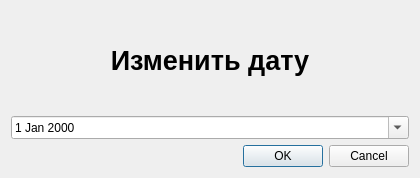
<?xml version="1.0" encoding="UTF-8"?>
<ui version="4.0">
 <class>Dialog</class>
 <widget class="QDialog" name="Dialog">
  <property name="geometry">
   <rect>
    <x>0</x>
    <y>0</y>
    <width>420</width>
    <height>178</height>
   </rect>
  </property>
  <property name="windowTitle">
   <string>Dialog</string>
  </property>
  <layout class="QVBoxLayout" name="verticalLayout">
   <item>
    <widget class="QLabel" name="label">
     <property name="font">
      <font>
       <pointsize>20</pointsize>
       <bold>true</bold>
      </font>
     </property>
     <property name="text">
      <string>Изменить дату</string>
     </property>
     <property name="alignment">
      <set>Qt::AlignmentFlag::AlignCenter</set>
     </property>
    </widget>
   </item>
   <item>
    <widget class="QDateEdit" name="dateEdit">
     <property name="calendarPopup">
      <bool>true</bool>
     </property>
    </widget>
   </item>
   <item>
    <widget class="QDialogButtonBox" name="buttonBox">
     <property name="orientation">
      <enum>Qt::Orientation::Horizontal</enum>
     </property>
     <property name="standardButtons">
      <set>QDialogButtonBox::StandardButton::Cancel|QDialogButtonBox::StandardButton::Ok</set>
     </property>
    </widget>
   </item>
  </layout>
 </widget>
 <resources/>
 <connections>
  <connection>
   <sender>buttonBox</sender>
   <signal>accepted()</signal>
   <receiver>Dialog</receiver>
   <slot>accept()</slot>
   <hints>
    <hint type="sourcelabel">
     <x>248</x>
     <y>254</y>
    </hint>
    <hint type="destinationlabel">
     <x>157</x>
     <y>274</y>
    </hint>
   </hints>
  </connection>
  <connection>
   <sender>buttonBox</sender>
   <signal>rejected()</signal>
   <receiver>Dialog</receiver>
   <slot>reject()</slot>
   <hints>
    <hint type="sourcelabel">
     <x>316</x>
     <y>260</y>
    </hint>
    <hint type="destinationlabel">
     <x>286</x>
     <y>274</y>
    </hint>
   </hints>
  </connection>
 </connections>
</ui>
